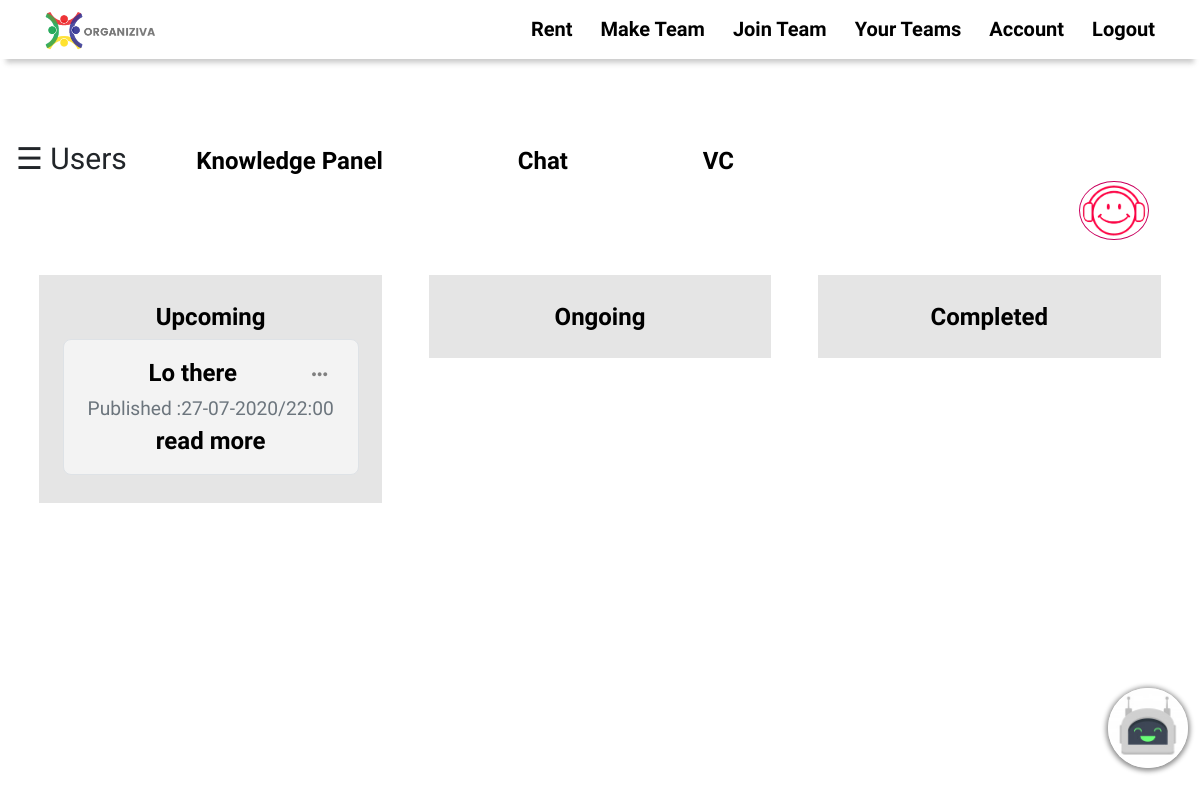
The app's page /42d9b19143c160f6office/team (signed in), older data.
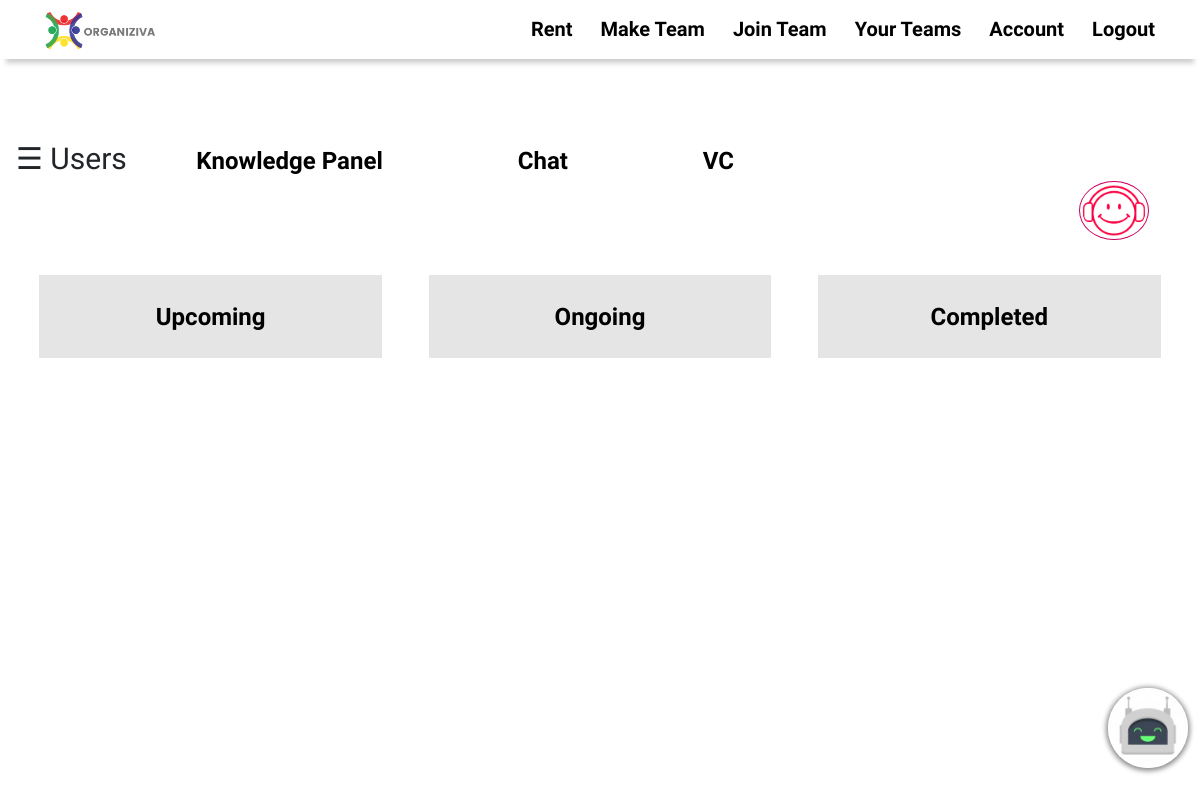
The same page, newer data.
### Tool/models.py (models this page shows, shortened)
class Events(db.Model):
    __tablename__ = 'events'
    id = db.Column(db.Integer, primary_key = True)
    teamid = db.Column(db.Integer, db.ForeignKey('teams.randomid'))
    date = db.Column(db.DateTime,nullable = False,default=datetime.now)
    start_date = db.Column(db.DateTime,nullable = True)
    end_date = db.Column(db.DateTime,nullable = True)
    title = db.Column(db.String)
    event = db.Column(db.String)
    type = db.Column(db.String)

### app.py (the view)
@app.route('/<team_id>/team', methods = ['GET' , 'POST'])
@login_required
def team(team_id):
    team = Team.query.filter_by(randomid = team_id).first()
    if current_user in team.workers:
        team_upcoming = Events.query.filter_by(type = 'upcoming', teamid = team_id).order_by(Events.start_date.asc())
        for upcoming in team_upcoming:
            if upcoming.start_date is None:
                continue
            now = datetime.now()
            if upcoming.start_date.strftime('%d-%m-%Y') <= now.strftime('%d-%m-%Y'):
                return redirect(url_for('change_event' , team_id = team_id , event_id = upcoming.id , type = 'o'))
        team_ongoing = Events.query.filter_by(type = 'ongoing', teamid = team_id).order_by(Events.start_date.asc())
        team_completed = Events.query.filter_by(type = 'completed', teamid = team_id).order_by(Events.date.asc())
        team_owner = team.ownerid
    else:
        abort(403)
    return render_template('team.htm',team = team ,team_owner = team_owner, team_upcoming = team_upcoming,
                            team_ongoing = team_ongoing , team_completed = team_completed , team_id = team_id )

### Tool/models.py (called while the page is built)
@login_manager.user_loader
def load_user(user_id):
    return User.query.get(user_id)

### Tool/templates/team.htm (shortened to what this page needs)
{%extends 'base.htm'%}
{%block content%}
<div id="main">
  <br><br><br><br><br>
<span style="font-size:30px;cursor:pointer" onclick="openNav()">&#9776; Users</span>
<a style=" padding: 0.61% ;border-radius: 7%;" class="addition" href="{{url_for('all_knowledge' , team_id = team_id)}}">Knowledge Panel</a>
<a style=" padding: 0.61% ;border-radius: 7%;" class="addition" href="{{url_for('sessions' , teamid = team_id)}}">Chat</a>
<a title="video call" style=" padding: 0.61% ;border-radius: 7%;" class="addition" href="{{url_for('vc' , team_id = team_id)}}">VC</a>
<div class="portfolio">
  <div class="portfolio-item">
      <a href="#lightbox" title="Relaxing Music" class="button"><img style="float: right; margin-bottom: 3% ;padding: 0.2%; margin-right: 3%; border-radius: 50%; border: 1px solid rgb(201, 0, 94);" src="{{url_for('static', filename="head.png")}}" alt="Music to deal with fatigue"  width="70px"></a>
  </div>
</div>
<div class="lists">
  <div class="list">
    {%if team_owner == current_user.id%}
      <a title="Add Event" align = "center" href="{{url_for('make_upcoming' , team_id = team_id , type = 'upcoming')}}">
        <i class="fa fa-calendar-plus-o" style="font-size:24px"></i>
        Upcoming</a>
    {%else%}
    <center>Upcoming</center>
    {%endif%}
    {%if team_upcoming%}
      {%for event in team_upcoming%}
      <div class = "list-item center jumbotron border">
        {{event.title}}
        <div class="dropdown" style="float:right;">
          <i class="fas fa-ellipsis-h dropbtn"></i>
        </div>
        <small id="emailHelp" class="form-text text-muted">Published :{{event.date.strftime('%d-%m-%Y/%H:%M')}}</small>
        <a href="{{url_for('event' ,team_id = team_id, event_id = event.id) }}">read more</a>
      </div>
      {%endfor%}
    {%endif%}
  </div>
  <div class="list">
    {%if team_owner == current_user.id%}
      <a title="Add Event" align = "center" href="{{url_for('make_upcoming' , team_id = team_id ,type = 'ongoing')}}">
        <i class="fa fa-calendar-plus-o" style="font-size:24px"></i>
        Ongoing</a>
    {%else%}
    <center>Ongoing</center>
    {%endif%}
  </div>
  <div class="list">
    {%if team_owner == current_user.id%}
      <a title="Add Event" align = "center" href="{{url_for('make_upcoming' , team_id = team_id , type = 'completed')}}">
        <i class="fa fa-calendar-plus-o" style="font-size:24px"></i>
        Completed</a>
    {%else%}
    <center>Completed</center>
    {%endif%}
  </div>
</div>
</div>
{%endblock%}

### Tool/templates/base.htm (shortened to what this page needs)
<!DOCTYPE html>
<html>
<head>
  <link
  rel="stylesheet"
  href="https://cdnjs.cloudflare.com/ajax/libs/animate.css/4.0.0/animate.min.css"
/>
    <link rel="stylesheet" type="text/css" media="screen" href="{{url_for('static', filename="remote.css")}}">
    <link rel="stylesheet" href="https://cdnjs.cloudflare.com/ajax/libs/font-awesome/4.7.0/css/font-awesome.min.css">
    <link href="https://unpkg.com/aos@2.3.1/dist/aos.css" rel="stylesheet">
    <link rel="stylesheet" href="https://stackpath.bootstrapcdn.com/bootstrap/4.5.0/css/bootstrap.min.css">
</head>
<body>
  <nav class="site-header fixed-top py-1 font-weight-bold navigation ">
      <div class="container d-flex flex-column flex-md-row justify-content-between">
        <a class="navbar-brand" href="{{url_for('index')}}">
          <img  src="{{url_for('static', filename="main-logo.png")}}" width="25%"  class="d-inline-block align-left" alt="logo can't load" align = "left">
        </a>
          {%if current_user.is_authenticated%}
          <a class = "clicks" href="{{url_for('all_rental')}}">Rent</a>
          <a class="clicks" href="{{url_for('make_team')}}">Make Team</a>
          <a class="clicks" href="{{url_for('join_team')}}">Join Team</a>
          <a class="clicks" href="{{url_for('all_teams')}}">Your Teams</a>
          <a class="clicks" href="{{url_for('account')}}">Account</a>
          <a class="clicks" href="{{url_for('logout')}}">Logout</a>
          {%else%}
          <a class="clicks nav-item active" href="{{url_for('register')}}">Register</a>
          <a class="clicks nav-item active" href="{{url_for('login')}}">Login</a>
          {%endif%}
      </div>
  </nav>
  <img id="chat-btn" src="{{url_for('static', filename="chat.png")}}" alt="Our Chatty Bot is not loading" onclick="openBot()">
  {%block content%}
  {%endblock%}
</body>

### Tool/static/remote.css (style rules this page uses)
html { scroll-behavior: smooth; }
body { font-family: 'Josefin Sans', sans-serif !important; }
.navigation { position: sticky ; padding: 1.5%; width: 100%; background-color: white !important; line-height: 40px; box-shadow: 0 10px 5px -6px rgba(75, 75, 75, 0.281); }
.clicks { font-family: 'Josefin Sans', sans-serif; font-size: 20px; padding-top: 5px ; float: right; }
#chat-btn { height: 10vh; z-index: 15; cursor: pointer; position: fixed; border-radius: 50%; bottom: 4vh; right: 1vw; box-shadow: 0px 1px 5px 2px rgba(0, 0, 0, 0.452); }
a { text-decoration: none !important; color: black !important; }
.addition { font-family: 'Josefin Sans', sans-serif; font-size: 150%; font-weight: 900; margin: 5%; margin-top: 15% !important; }
* { margin: 0; padding: 0; box-sizing: border-box; }
.lists { font-family: 'Josefin Sans', sans-serif; color: black; font-size: x-large; font-weight: 700; display: flex; flex: 1; width: 100%; }
.lists .list { display: flex; flex-flow: column; flex: 1; width: 100%; max-height: fit-content; height: 100%; background-color: rgba(0, 0, 0, 0.1); margin: 0 2%; padding: 2%; transition: all 0.2s linear; }
* { box-sizing: border-box; }

### Tool/templates/team.htm (style rules this page uses)
body { font-family: "Lato", sans-serif; transition: background-color .5s; }
#main { transition: margin-left .5s; padding: 16px; }

Row changes from the older to the newer data that the page shows:
removed Events: title "Lo there", date "27-07-2020/22:00"
